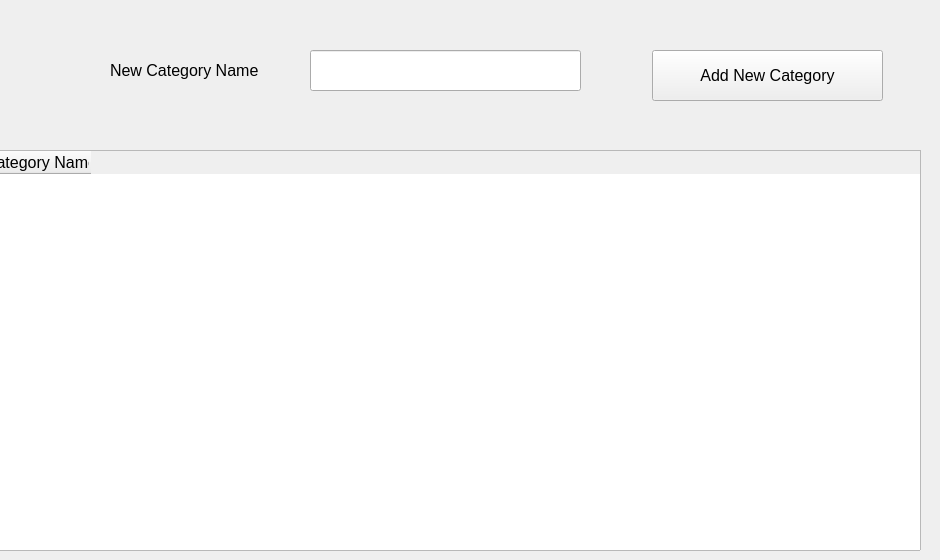
          <widget class="QWidget" name="tab_37">
           <attribute name="title">
            <string>Categories</string>
           </attribute>
           <widget class="QPushButton" name="pushButton_54">
            <property name="geometry">
             <rect>
              <x>652</x>
              <y>50</y>
              <width>231</width>
              <height>51</height>
             </rect>
            </property>
            <property name="font">
             <font>
              <family>Segoe UI</family>
              <pointsize>12</pointsize>
              <strikeout>false</strikeout>
             </font>
            </property>
            <property name="text">
             <string>Add New Category</string>
            </property>
           </widget>
           <widget class="QLineEdit" name="lineEdit_77">
            <property name="geometry">
             <rect>
              <x>310</x>
              <y>50</y>
              <width>271</width>
              <height>41</height>
             </rect>
            </property>
            <property name="font">
             <font>
              <pointsize>12</pointsize>
              <strikeout>false</strikeout>
             </font>
            </property>
           </widget>
           <widget class="QLabel" name="label_101">
            <property name="geometry">
             <rect>
              <x>110</x>
              <y>55</y>
              <width>201</width>
              <height>31</height>
             </rect>
            </property>
            <property name="font">
             <font>
              <family>Segoe UI</family>
              <pointsize>12</pointsize>
              <strikeout>false</strikeout>
             </font>
            </property>
            <property name="text">
             <string>New Category Name</string>
            </property>
           </widget>
           <widget class="QTableWidget" name="tableWidget_11">
            <property name="geometry">
             <rect>
              <x>-10</x>
              <y>150</y>
              <width>931</width>
              <height>401</height>
             </rect>
            </property>
            <property name="font">
             <font>
              <pointsize>12</pointsize>
              <strikeout>false</strikeout>
             </font>
            </property>
            <property name="verticalScrollBarPolicy">
             <enum>Qt::ScrollBarAsNeeded</enum>
            </property>
            <property name="horizontalScrollBarPolicy">
             <enum>Qt::ScrollBarAsNeeded</enum>
            </property>
            <column>
             <property name="text">
              <string>Category Name</string>
             </property>
             <property name="textAlignment">
              <set>AlignCenter</set>
             </property>
            </column>
           </widget>
          </widget>
